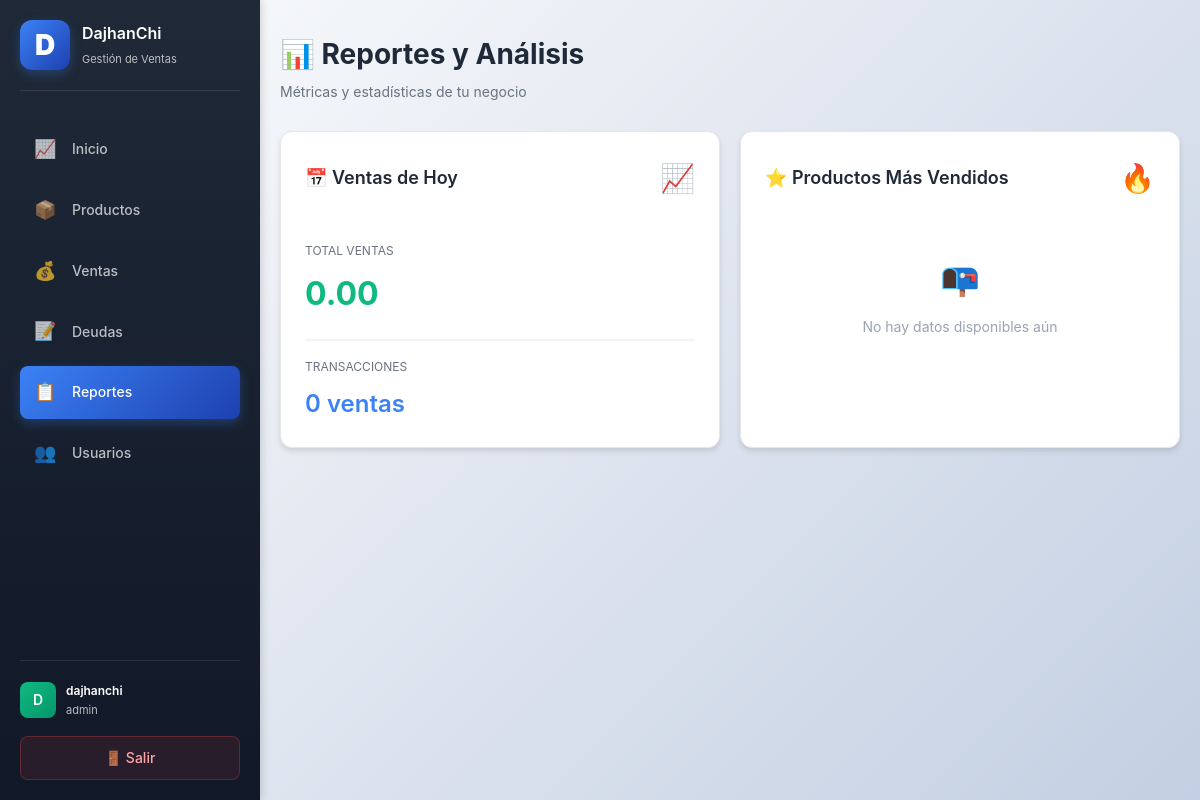
The app's page /reports (signed in), older data.
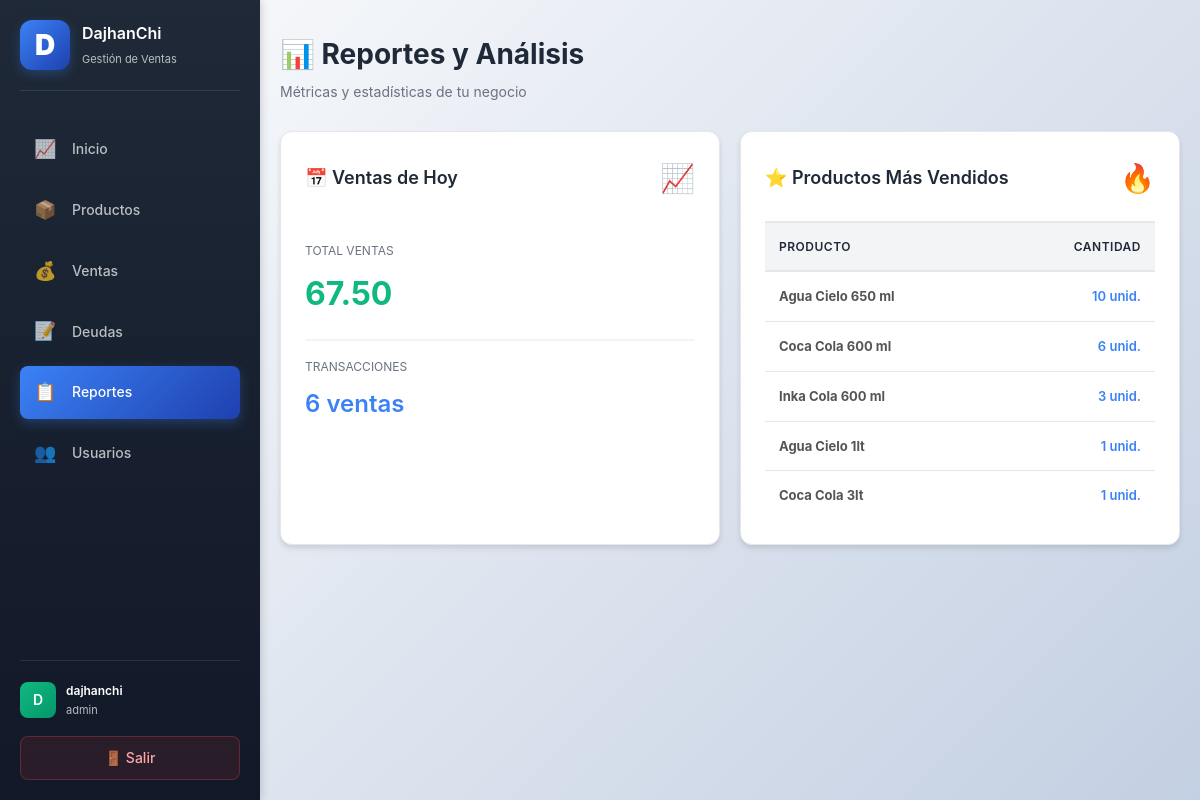
The same page, newer data.
### app.py (models this page shows)
class Product(db.Model):
    id = db.Column(db.Integer, primary_key=True)
    name = db.Column(db.String(160), nullable=False, index=True)
    sku = db.Column(db.String(64), nullable=True, index=True)
    package_cost_cents = db.Column(db.Integer, nullable=False, default=0)
    package_quantity = db.Column(db.Integer, nullable=False, default=1)
    cost_cents = db.Column(db.Integer, nullable=False, default=0)
    price_cents = db.Column(db.Integer, nullable=False, default=0)
    stock = db.Column(db.Integer, nullable=False, default=0, index=True)

### app.py (the view)
@app.route("/reports")
@login_required
def reports():
    today_start = datetime.combine(date.today(), datetime.min.time())
    today_end = today_start + timedelta(days=1)
    total_sales_today = (
        db.session.query(db.func.coalesce(db.func.sum(Sale.total_cents), 0))
        .filter(Sale.created_at >= today_start, Sale.created_at < today_end)
        .scalar()
    )
    total_transactions_today = (
        db.session.query(db.func.count(Sale.id))
        .filter(Sale.created_at >= today_start, Sale.created_at < today_end)
        .scalar()
    )
    top_products = (
        db.session.query(Product.name, db.func.sum(SaleItem.qty).label("qty"))
        .join(SaleItem, SaleItem.product_id == Product.id)
        .group_by(Product.id, Product.name)
        .order_by(db.desc("qty"))
        .limit(5)
        .all()
    )
    return render_template(
        "reports.html",
        total_sales_today=total_sales_today,
        total_transactions_today=total_transactions_today,
        top_products=top_products,
    )

### app.py (called while the page is built, shortened)
@app.before_request
def init_db_once():
    global _db_initialized
    if _db_initialized:
        return

@app.template_filter("money")
def format_money(cents):
    if cents is None:
        return "0.00"
    return f"{cents / 100:.2f}"

def login_required(view):
    @wraps(view)
    def wrapped(*args, **kwargs):
        if not session.get("user_id"):
            return redirect(url_for("login"))
        return view(*args, **kwargs)
    return wrapped

### templates/reports.html
{% extends "base.html" %}
{% block content %}
<div class="page-head">
    <div>
        <h1>📊 Reportes y Análisis</h1>
        <p style="color: #6b7280; margin: 4px 0 0 0;">Métricas y estadísticas de tu negocio</p>
    </div>
</div>
<div class="grid">
    <div class="card">
        <div style="display: flex; align-items: center; justify-content: space-between; margin-bottom: 20px;">
            <h2 style="margin: 0;">📅 Ventas de Hoy</h2>
            <span style="font-size: 28px;">📈</span>
        </div>
        <div style="padding: 20px 0; border-bottom: 2px solid #f3f4f6; margin-bottom: 16px;">
            <p style="margin: 0 0 8px 0; color: #6b7280; font-size: 12px; text-transform: uppercase;">Total Ventas</p>
            <p style="margin: 0; font-size: 32px; font-weight: 700; color: #10b981;">{{ total_sales_today | money }}</p>
        </div>
        <div>
            <p style="margin: 0 0 8px 0; color: #6b7280; font-size: 12px; text-transform: uppercase;">Transacciones</p>
            <p style="margin: 0; font-size: 24px; font-weight: 600; color: #3b82f6;">{{ total_transactions_today }} ventas</p>
        </div>
    </div>
    <div class="card">
        <div style="display: flex; align-items: center; justify-content: space-between; margin-bottom: 20px;">
            <h2 style="margin: 0;">⭐ Productos Más Vendidos</h2>
            <span style="font-size: 28px;">🔥</span>
        </div>
        {% if top_products %}
        <table>
            <thead>
                <tr>
                    <th>Producto</th>
                    <th style="text-align: right;">Cantidad</th>
                </tr>
            </thead>
            <tbody>
            {% for name, qty in top_products %}
                <tr>
                    <td><strong>{{ name }}</strong></td>
                    <td style="text-align: right; color: #3b82f6; font-weight: 600;">{{ qty }} unid.</td>
                </tr>
            {% endfor %}
            </tbody>
        </table>
        {% else %}
        <div style="text-align: center; padding: 32px 0; color: #9ca3af;">
            <p style="font-size: 32px; margin: 0;">📭</p>
            <p style="margin: 12px 0 0 0;">No hay datos disponibles aún</p>
        </div>
        {% endif %}
    </div>
</div>
{% endblock %}

Row changes from the older to the newer data that the page shows:
now on this page (row edited): Product: name "Agua Cielo 650 ml", qty "10"
now on this page (row edited): Product: name "Coca Cola 600 ml", qty "6"
now on this page (row edited): Product: name "Inka Cola 600 ml", qty "3"
now on this page (row edited): Product: name "Agua Cielo 1lt", qty "1"
now on this page (row edited): Product: name "Coca Cola 3lt", qty "1"
Text that changed along with them:
{{ total_sales_today | money }}: "0.00" → "67.50"
{{ total_transactions_today }}: "0" → "6"
text no longer shown: "📭 No hay datos disponibles aún"
text now shown: "PRODUCTO CANTIDAD"
